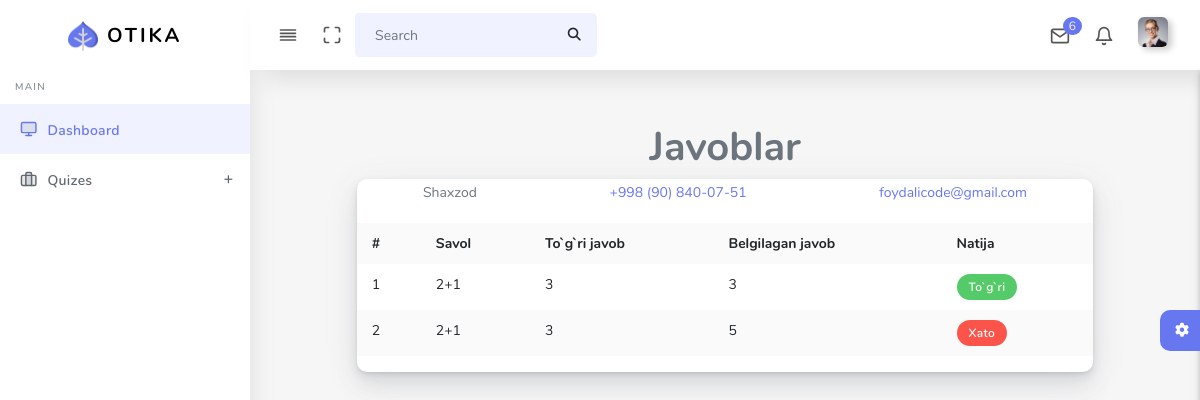
The app's page /result-detail/1 with its own data.
### main/models.py (models this page shows, shortened)
class QuizTaker(models.Model):
    full_name = models.CharField(max_length=255)
    phone = models.CharField(max_length=255)
    email = models.EmailField(blank=True, null=True)
    quiz = models.ForeignKey(Quiz, on_delete=models.CASCADE)

class Answer(models.Model):
    taker = models.ForeignKey(QuizTaker, on_delete=models.DO_NOTHING)
    question = models.ForeignKey(Question, on_delete=models.CASCADE)
    answer = models.ForeignKey(Option, on_delete=models.CASCADE)
    is_correct = models.BooleanField()

class Question(models.Model):
    quiz = models.ForeignKey(Quiz, on_delete=models.CASCADE)
    title = models.TextField()
    @property
    def correct_answer(self, *args, **kwargs):
        try:
            data = Option.objects.get(question_id=self.id, is_correct=True)
        except:
            data = False
        return data

class Option(models.Model):
    question = models.ForeignKey(Question, on_delete=models.CASCADE)
    name = models.TextField()
    is_correct = models.BooleanField(default=False)

### main/views.py (the view)
# urls.py: path('result-detail/<int:id>', views.result_detail , name ='result_detail' ),
def result_detail(request, id):
    result = Result.objects.get(id=id)
    answers = Answer.objects.filter(taker=result.taker)
    context = {
        'taker':result.taker,
        'answers':answers
    }
    return render(request, 'quiz/result-detail.html', context)

### templates/quiz/result-detail.html (shortened to what this page needs)
{%extends 'base.html'%}
  {%block content%}
        <section class="section" >
          <div class="row d-flex justify-content-center">
            <h1 class="col-12" style="text-align: center;">Javoblar</h1>
          <div class="col-12 col-md-10 col-lg-10">
            <div class="card">
                <div class="d-flex justify-content-around">
                    <p>{{taker.full_name}}</p>
                    <p><a href="tel:{{taker.phone}}">{{taker.phone}}</a></p>
                    <p><a href="mailto:">{{taker.email}}</a></p>
                </div>
              <div class="card-body p-0">
                <div class="table-responsive">
                  <table class="table table-striped table-md">
                    <tbody><tr>
                      <th>#</th>
                      <th>Savol</th>
                      <th>To`g`ri javob</th>
                      <th>Belgilagan javob</th>
                      <th>Natija</th>
                    </tr>
                    {% for answer in answers %}
                    <tr>
                      <td>{{forloop.counter}}</td>
                      <td>{{answer.question.title}}</td>
                      <td>{{answer.question.correct_answer.name}}</td>
                      <td>{{answer.answer.name}}</td>
                      {% if answer.is_correct %}
                        <td><div class="badge badge-success">To`g`ri</div></td>
                      {% else %}
                        <td><div class="badge badge-danger">Xato</div></td>
                      {% endif %}
                    </tr>
                    {% endfor %}
                  </tbody></table>
                </div>
              </div>
            </div>
          </div>
        </div>
        </section>
        <div class="settingSidebar">
          <a href="javascript:void(0)" class="settingPanelToggle"> <i class="fa fa-spin fa-cog"></i>
          </a>
        </div>
  {%endblock%}

### records on screen
QuizTaker: full_name "Shaxzod", phone "+998 (90) 840-07-51", email "foydalicode@gmail.com"
Answer: question "2+1", question.correct_answer.name "3", answer.name "3", is_correct "To`g`ri"
Answer: question "2+1", question.correct_answer.name "3", answer.name "5", is_correct "Xato"
